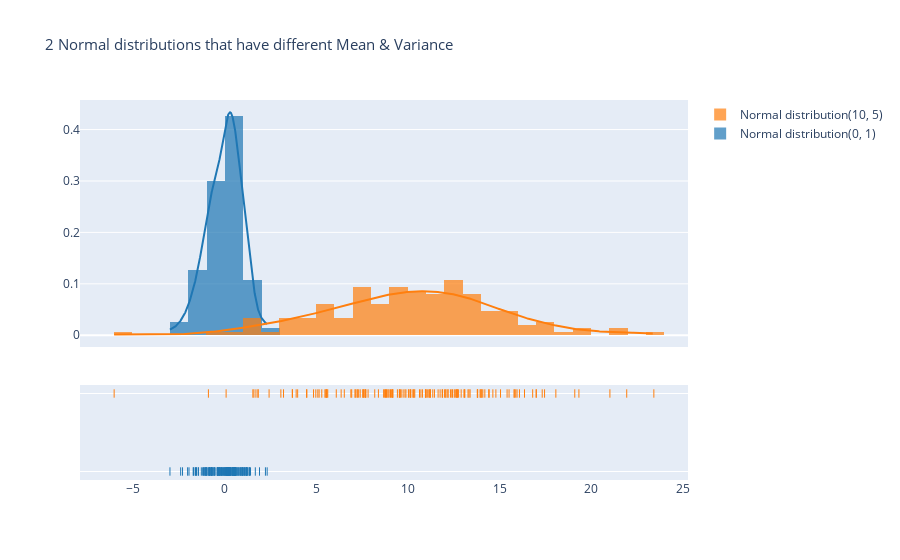

The notebook cell saved with this chart:
### Code cell
mu1, sigma1 = 0, 1
mu2, sigma2 = 10, 5
array_normal_1 = np.random.normal(mu1, sigma1, N)
array_normal_2 = np.random.normal(mu2, sigma2, N)

fig = ff.create_distplot([array_normal_1, array_normal_2],
                         ['Normal distribution(0, 1)', 'Normal distribution(10, 5)'], show_rug=True)
fig.update_layout(title_text ='2 Normal distributions that have different Mean & Variance', title_font_size=15)
fig.show()

### Figure 1 — Plotly figure (JSON) as saved in the notebook; plotly's stock layout.template omitted (floating-point values rounded to 4 significant figures; data arrays with more than 128 entries replaced by an {"elided": "..."} marker saying what was removed)
{"data": [{"autobinx": false, "histnorm": "probability density", "legendgroup": "Normal distribution(0, 1)", "marker": {"color": "rgb(31, 119, 180)"}, "name": "Normal distribution(0, 1)", "opacity": 0.7, "x": {"elided": "150 float values"}, "xaxis": "x", "xbins": {"end": 2.319, "size": 1.0, "start": -2.98}, "yaxis": "y", "type": "histogram"}, {"autobinx": false, "histnorm": "probability density", "legendgroup": "Normal distribution(10, 5)", "marker": {"color": "rgb(255, 127, 14)"}, "name": "Normal distribution(10, 5)", "opacity": 0.7, "x": {"elided": "150 float values"}, "xaxis": "x", "xbins": {"end": 23.4, "size": 1.0, "start": -6.022}, "yaxis": "y", "type": "histogram"}, {"legendgroup": "Normal distribution(0, 1)", "marker": {"color": "rgb(31, 119, 180)"}, "mode": "lines", "name": "Normal distribution(0, 1)", "showlegend": false, "x": {"elided": "500 float values"}, "xaxis": "x", "y": {"elided": "500 float values"}, "yaxis": "y", "type": "scatter"}, {"legendgroup": "Normal distribution(10, 5)", "marker": {"color": "rgb(255, 127, 14)"}, "mode": "lines", "name": "Normal distribution(10, 5)", "showlegend": false, "x": {"elided": "500 float values"}, "xaxis": "x", "y": {"elided": "500 float values"}, "yaxis": "y", "type": "scatter"}, {"legendgroup": "Normal distribution(0, 1)", "marker": {"color": "rgb(31, 119, 180)", "symbol": "line-ns-open"}, "mode": "markers", "name": "Normal distribution(0, 1)", "showlegend": false, "x": {"elided": "150 float values"}, "xaxis": "x", "y": {"elided": "150 str values"}, "yaxis": "y2", "type": "scatter"}, {"legendgroup": "Normal distribution(10, 5)", "marker": {"color": "rgb(255, 127, 14)", "symbol": "line-ns-open"}, "mode": "markers", "name": "Normal distribution(10, 5)", "showlegend": false, "x": {"elided": "150 float values"}, "xaxis": "x", "y": {"elided": "150 str values"}, "yaxis": "y2", "type": "scatter"}], "layout": {"barmode": "overlay", "hovermode": "closest", "legend": {"traceorder": "reversed"}, "xaxis": {"anchor": "y2", "domain": [0.0, 1.0], "zeroline": false}, "yaxis": {"anchor": "free", "domain": [0.35, 1], "position": 0.0}, "yaxis2": {"anchor": "x", "domain": [0, 0.25], "dtick": 1, "showticklabels": false}, "title": {"font": {"size": 15}, "text": "2 Normal distributions that have different Mean & Variance"}}}
